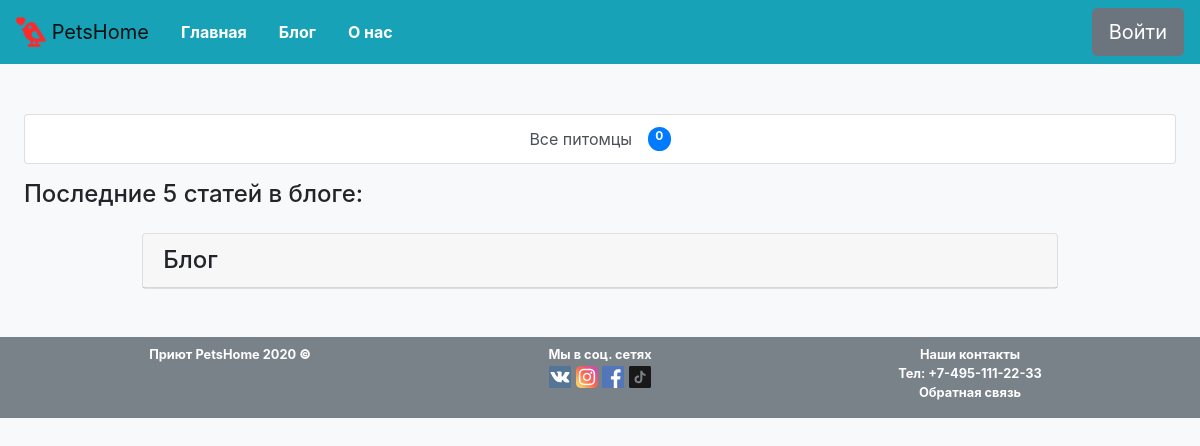
Page /blog/ on the earlier database version.
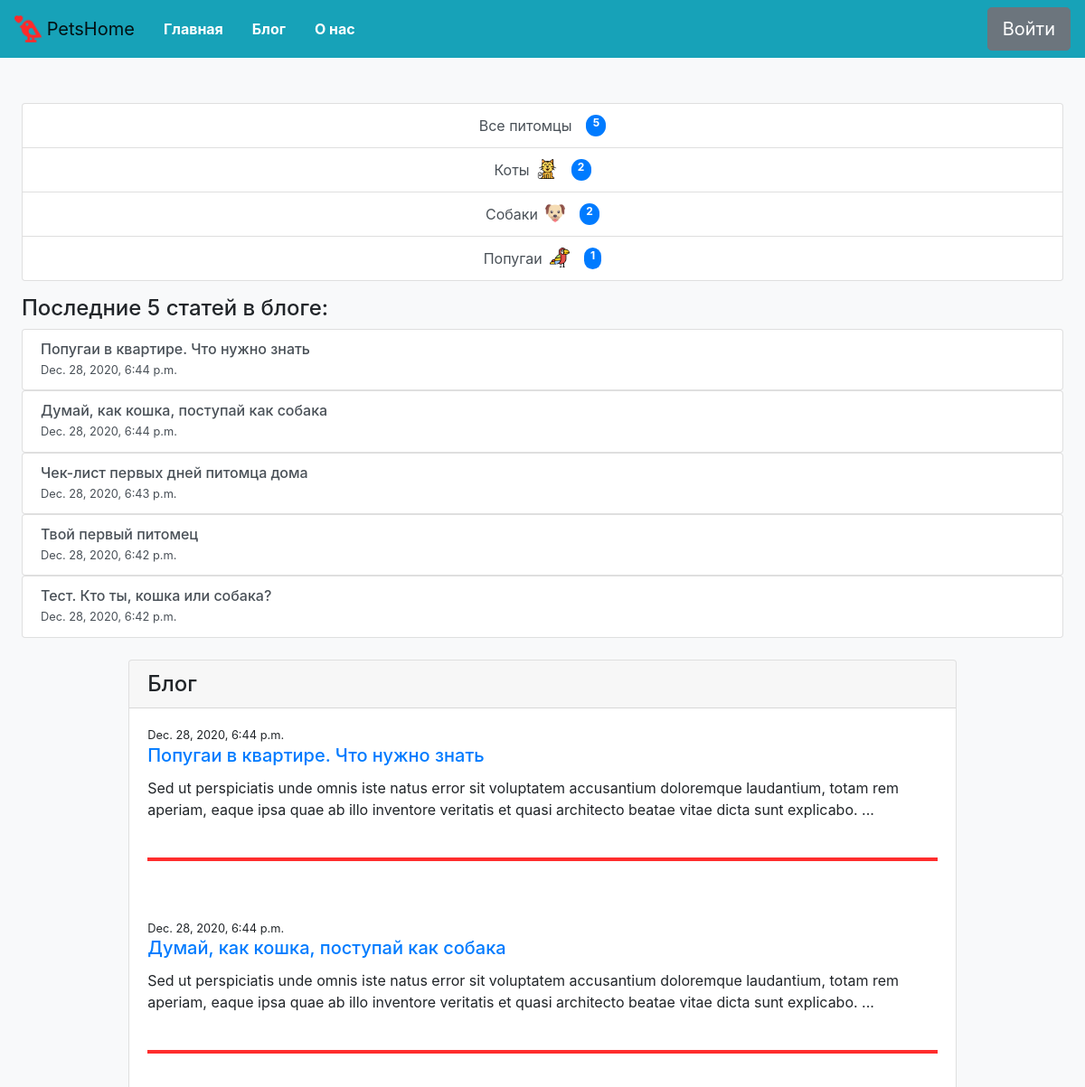
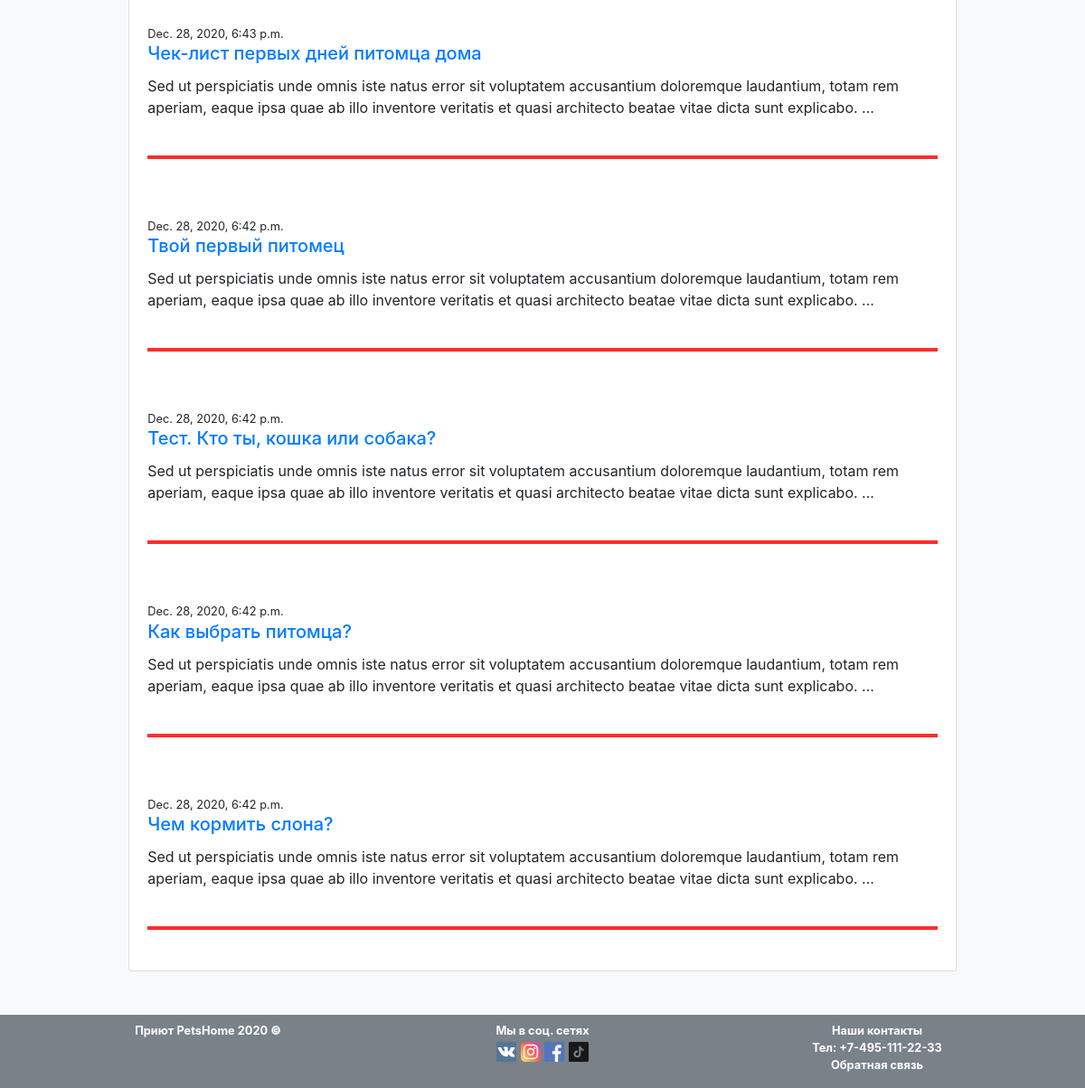
Same page on the later database version (2 pictures, top to bottom).
### pets/models.py (models this page shows, shortened)
class Animal (models.Model):
    CAT = 'Коты'
    DOG = 'Собаки'
    PARROT = 'Попугаи'
    ANIMAL_TYPE = [
        (CAT,'Коты'),
        (DOG, 'Собаки'),
        (PARROT, 'Попугаи'),
    ]
    type = models.CharField(max_length= 30, choices=ANIMAL_TYPE, verbose_name='Тип животного')
    icon = models.ImageField(upload_to='animal_icons/%Y/%m/%d', blank=True, verbose_name='Иконка животного')
    slug = models.SlugField(default='', unique=True)

class Pet (models.Model):
    MALE = 'Мальчик'
    FEMALE = 'Девочка'
    PET_SEX = [
        (MALE,'Мальчик'),
        (FEMALE, 'Девочка'),
    ]
    nickname = models.CharField(max_length=80, verbose_name='Кличка питомца')
    sex = models.CharField (max_length = 10, choices= PET_SEX, verbose_name='Пол питомца')
    breed = models.ForeignKey(Breed, on_delete= models.CASCADE, verbose_name='Порода питомца')
    description = models.TextField(verbose_name='Описание')
    date_enter = models.DateField(default=datetime.date.today(), verbose_name='Дата поступления')
    type = models.ForeignKey(Animal, on_delete=models.CASCADE, verbose_name='Тип питомца')
    year = models.SmallIntegerField(verbose_name='Возраст питомца')
    photo = models.ImageField(upload_to='pet_images/%Y/%m/%d', blank=True, verbose_name='Фото питомца')
    like = models.SmallIntegerField (default=0, verbose_name='Лайки')
    vetpasport = models.BooleanField(default= False,verbose_name='Наличие ветпаспорта у питомца')

class Blog (models.Model):
    title = models.CharField(max_length= 200, verbose_name='Название статьи')
    date = models.DateTimeField(default=timezone.now, verbose_name='Дата опубликования')
    blogpost = models.TextField(verbose_name='Текст сообщения')
    small_decc = models.CharField(max_length = 50, blank=True, verbose_name='Короткий текст сообщения')

### pets/views.py (the view)
# urls.py: path('blog/', views.BlogLisView.as_view(), name='blogs'),
class BlogLisView(ListView):
    model = models.Blog
    template_name = 'blogs.html'
    context_object_name = 'blogs'
    def get_context_data(self, **kwargs):
        context = super().get_context_data(**kwargs)
        context["animal"] = models.Animal.objects.all()
        context["pets_count"] = models.Pet.objects.all()
        context["blog5"] = models.Blog.objects.all().order_by('-pk')[:5]
        return context

### pets/templates/blogs.html
{% extends 'base.html' %}
{% load static %}
{% block main %}
    <div class="col-10 d-flex flex-column">
        <div class="card ">
            <h4 class="card-header">Блог</h4>
            {% for blog in blogs reversed  %}
            <div class="card-body">
                <small>{{blog.date}}</small>
                <a href="/blog/{{blog.pk}}"><h5 class="card-title">{{blog.title}}</h5></a>
                <p class="card-text">{{blog.small_decc}}</p>
                <div class="line d-flex flex-column align-items-center">
                    <div class="contact-line" class="width: 80%; height: 3px"></div>
                </div>
            </div>
            {% endfor %}
        </div>
    </div>
{% endblock %}

### pets/templates/base.html (shortened to what this page needs)
{% load static %}
<html lang="ru">
<head>
    {% block bootstrap_header %}
    <link rel="stylesheet" href="https://cdn.jsdelivr.net/npm/bootstrap@4.5.3/dist/css/bootstrap.min.css">
    {% endblock bootstrap_header %}
    <link rel="stylesheet" href='{% static "CSS\main.css" %}'>
</head>
<body>
    <header>
        <nav class="navbar navbar-expand-lg navbar-light bg-info d-flex flex-wrap">
            <a class="navbar-brand" href="/">
                <img src="{% static 'Images/love-birds2.png' %}" width="30" height="30" class="d-inline-block align-top " alt="">
                PetsHome
              </a>
            <div class="collapse navbar-collapse justify-content-center d-flex flex-wrap" >
                <ul class="nav mr-auto justify-content-center">
                    <li class="nav-item active">
                        <a class="nav-link text-white font-weight-bold" href="/">Главная<span class="sr-only">(current)</span></a>
                    </li>
                    <li class="nav-item">
                        <a class="nav-link text-white font-weight-bold" href="/blog/">Блог</a>
                    </li>
                    <li class="nav-item">
                        <a class="nav-link text-white font-weight-bold" href="/aboutus/">О нас</a>
                    </li>
                </ul>
                <form class="form-inline my-2 my-lg-0">
                    <button class="btn btn-secondary btn-lg my-2 my-sm-0" type="submit">Войти</button>
                </form>
            </div>
        </nav>
    </header>
    <main>
        <div class="row main-wrap mb-5 d-flex flex-wrap">
            <div class="col-2 menu-block-size">
                <div class="list-group mb-3">
                    <a href="/" class="list-group-item list-group-item-action d-flex justify-content-between ">
                      Все питомцы
                      <span class=" ml-3 badge badge-primary badge-pill">{{ pets_count|length }}</span>
                    </a>
                    {% for pet in animal %}
                    <a href="/pets/{{ pet.slug }}" id="{{ pet.type }}" class=" list-group-item list-group-item-action d-flex justify-content-between">
                    {{ pet.type }}
                        <img class="mr-3 ml-2" src='{{ pet.icon.url }}' style="height: 22px; width: 22px">
                        <span class="badge badge-primary badge-pill">{{ pet.pet_set.all|length }}</span>
                    {% endfor %}
                    </a>
                </div>
                <div class="mb-4">
                    <h4 class="h4">Последние 5 статей в блоге:</h4>
                    {% for blog in blog5  %}
                    <div class="list-group">
                        <a href="/blog/{{ blog.pk }}" class="list-group-item list-group-item-action flex-column align-items-start">
                        <div class="d-flex w-100 flex-column">
                            <h6 class="h6 mb-1">{{ blog.title }}</h6>
                            <small>{{ blog.date }}</small>
                        </div>
                        </a>
                    </div>
                    {% endfor %}
                </div>
            </div>
            {% block main %}
            {% endblock %}
        </div>
    </main>
    <footer class="bg-secondary" style="opacity: 0.9;" >
        <div class="container footer-container d-flex flex-row flex-wrap pt-2 ">
            <small class="col-4 text-white text-center font-weight-bold footer-wrap-size mb-3">Приют PetsHome 2020 <strong>&copy;</strong></small>
            <div class="col-4 text-white text-center d-flex flex-column footer-wrap-size mb-3">
                <small class="text-white text-center font-weight-bold">Мы в соц. сетях</small>
                <div class="social ">
                    <a href="#"><img src="{% static 'Images\vk.svg' %}" style="height: 22px; width: 22px" alt='VK'></a>
                    <a href="#"><img src="{% static 'Images\instagram.svg' %}" style="height: 22px; width: 22px" alt='instagram'></a>
                    <a href="#"><img src="{% static 'Images\facebook.svg' %}" style="height: 22px; width: 22px" alt='facebook'></a>
                    <a href="#"><img src="{% static 'Images\tiktok.svg' %}" style="height: 22px; width: 22px" alt='tiktok'></a>
                </div>
            </div>
            <address class="col-4 d-flex flex-column footer-wrap-size mb-3">
                <small class="text-white text-center font-weight-bold">
                    Наши контакты</br>
                    Тел: +7-495-111-22-33</br>
                    <a href="mailto:#" class="text-white text-center">Обратная связь</a>
                </small>
            </address>
        </div>
    </footer>
</body>
</html>

### asset/CSS/main.css (style rules this page uses)
.main-wrap { margin-top: 50px; }
.contact-line { width: 80%; height: 4px; background-color: #FF2D2D; border-color: #FF2D2D; margin: 25px 0; }
body { background-color: #F8F9FA; }
main { margin: 0 2vw; background-color:#F8F9FA; }
li { list-style-type: none; }
.menu-block-size { min-width: 200px; }
.footer-wrap-size { min-width: 168px; }
@media screen and (max-width: 1236px) { .col-2 { flex: 0 0 80%; max-width: 80%; margin: 0 auto; } }
@media screen and (max-width: 1236px) { .col-10 { flex: 0 0 80%; max-width: 80%; margin: 0 auto; } }
@media screen and (max-width: 1236px) { .menu-block-size { min-width: 100%; } }
@media screen and (max-width: 1236px) { .justify-content-between { justify-content: center!important } }
@media screen and (max-width: 1236px) { .contact-line { width: 100%; } }

Differences in the rows shown:
added Animal: type "Коты", icon (picture), pet_set.all|length "2"
added Animal: type "Собаки", icon (picture), pet_set.all|length "2"
added Animal: type "Попугаи", icon (picture), pet_set.all|length "1"
added Blog: title "Попугаи в квартире. Что нужно знать", date "Dec. 28, 2020, 6:44 p.m.", small_decc "Sed ut perspiciatis unde omnis iste natus error sit voluptatem accusantium doloremque laudantium, totam rem aperiam, eaque ipsa quae ab illo inventore veritatis et quasi architecto beatae vitae dicta sunt explicabo. ..."
added Blog: title "Думай, как кошка, поступай как собака", date "Dec. 28, 2020, 6:44 p.m.", small_decc "Sed ut perspiciatis unde omnis iste natus error sit voluptatem accusantium doloremque laudantium, totam rem aperiam, eaque ipsa quae ab illo inventore veritatis et quasi architecto beatae vitae dicta sunt explicabo. ..."
added Blog: title "Чек-лист первых дней питомца дома", date "Dec. 28, 2020, 6:43 p.m.", small_decc "Sed ut perspiciatis unde omnis iste natus error sit voluptatem accusantium doloremque laudantium, totam rem aperiam, eaque ipsa quae ab illo inventore veritatis et quasi architecto beatae vitae dicta sunt explicabo. ..."
added Blog: title "Твой первый питомец", date "Dec. 28, 2020, 6:42 p.m.", small_decc "Sed ut perspiciatis unde omnis iste natus error sit voluptatem accusantium doloremque laudantium, totam rem aperiam, eaque ipsa quae ab illo inventore veritatis et quasi architecto beatae vitae dicta sunt explicabo. ..."
added Blog: title "Тест. Кто ты, кошка или собака?", date "Dec. 28, 2020, 6:42 p.m.", small_decc "Sed ut perspiciatis unde omnis iste natus error sit voluptatem accusantium doloremque laudantium, totam rem aperiam, eaque ipsa quae ab illo inventore veritatis et quasi architecto beatae vitae dicta sunt explicabo. ..."
added Blog: date "Dec. 28, 2020, 6:42 p.m.", title "Как выбрать питомца?", small_decc "Sed ut perspiciatis unde omnis iste natus error sit voluptatem accusantium doloremque laudantium, totam rem aperiam, eaque ipsa quae ab illo inventore veritatis et quasi architecto beatae vitae dicta sunt explicabo. ...", shown under "Блог"
added Blog: date "Dec. 28, 2020, 6:42 p.m.", title "Чем кормить слона?", small_decc "Sed ut perspiciatis unde omnis iste natus error sit voluptatem accusantium doloremque laudantium, totam rem aperiam, eaque ipsa quae ab illo inventore veritatis et quasi architecto beatae vitae dicta sunt explicabo. ...", shown under "Блог"
Other differences:
{{ pets_count|length }}: "0" → "5"
